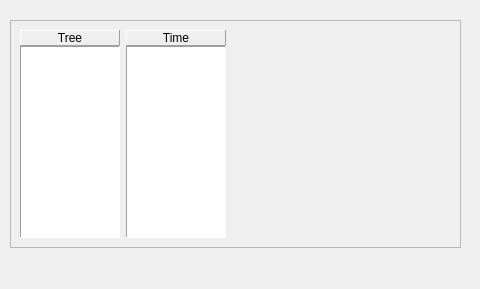
<?xml version="1.0" encoding="UTF-8"?>
<ui version="4.0">
 <class>Form</class>
 <widget class="QWidget" name="Form">
  <property name="geometry">
   <rect>
    <x>0</x>
    <y>0</y>
    <width>480</width>
    <height>289</height>
   </rect>
  </property>
  <property name="windowTitle">
   <string>Form</string>
  </property>
  <widget class="QFrame" name="frame_4">
   <property name="geometry">
    <rect>
     <x>10</x>
     <y>20</y>
     <width>451</width>
     <height>228</height>
    </rect>
   </property>
   <property name="frameShape">
    <enum>QFrame::StyledPanel</enum>
   </property>
   <property name="frameShadow">
    <enum>QFrame::Raised</enum>
   </property>
   <layout class="QGridLayout" name="gridLayout">
    <item row="0" column="0">
     <layout class="QVBoxLayout" name="treeLayout">
      <property name="spacing">
       <number>0</number>
      </property>
      <item>
       <widget class="QLabel" name="label_4">
        <property name="frameShape">
         <enum>QFrame::Panel</enum>
        </property>
        <property name="frameShadow">
         <enum>QFrame::Raised</enum>
        </property>
        <property name="text">
         <string>Tree</string>
        </property>
        <property name="alignment">
         <set>Qt::AlignCenter</set>
        </property>
       </widget>
      </item>
      <item>
       <widget class="QListView" name="listTree">
        <property name="sizePolicy">
         <sizepolicy hsizetype="Preferred" vsizetype="Expanding">
          <horstretch>0</horstretch>
          <verstretch>0</verstretch>
         </sizepolicy>
        </property>
        <property name="maximumSize">
         <size>
          <width>100</width>
          <height>16777215</height>
         </size>
        </property>
        <property name="frameShape">
         <enum>QFrame::Panel</enum>
        </property>
       </widget>
      </item>
     </layout>
    </item>
    <item row="0" column="1">
     <layout class="QVBoxLayout" name="timeLayout">
      <property name="spacing">
       <number>0</number>
      </property>
      <item>
       <widget class="QLabel" name="label_5">
        <property name="frameShape">
         <enum>QFrame::Panel</enum>
        </property>
        <property name="frameShadow">
         <enum>QFrame::Raised</enum>
        </property>
        <property name="text">
         <string>Time</string>
        </property>
        <property name="alignment">
         <set>Qt::AlignCenter</set>
        </property>
       </widget>
      </item>
      <item>
       <widget class="QListWidget" name="listTime">
        <property name="sizePolicy">
         <sizepolicy hsizetype="Preferred" vsizetype="Expanding">
          <horstretch>0</horstretch>
          <verstretch>0</verstretch>
         </sizepolicy>
        </property>
        <property name="maximumSize">
         <size>
          <width>100</width>
          <height>16777215</height>
         </size>
        </property>
        <property name="frameShape">
         <enum>QFrame::Panel</enum>
        </property>
       </widget>
      </item>
     </layout>
    </item>
    <item row="0" column="2">
     <spacer name="horizontalSpacer_3">
      <property name="orientation">
       <enum>Qt::Horizontal</enum>
      </property>
      <property name="sizeHint" stdset="0">
       <size>
        <width>34</width>
        <height>20</height>
       </size>
      </property>
     </spacer>
    </item>
   </layout>
  </widget>
 </widget>
 <resources/>
 <connections/>
</ui>
